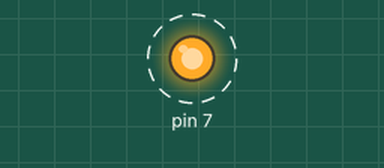
This sketch was run on a simulated Arduino Uno, built with avr-gcc and run on an emulated ATmega328P. Shown: output pins drawn as LEDs (lit = HIGH). Dashed ring = blinking.

Above: at 1.05 s.
Timing chart, 0 to 4.0 s (numbered marks = the images above):
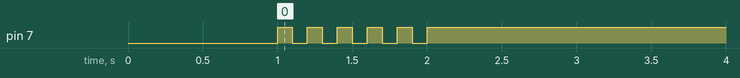

Measured:
- by itself, pin 7: alternates HIGH for 0.10 s and LOW for 0.10 s, 11 changes in all, then stays HIGH

The sketch:

05_practice_2.ino.ino
```cpp
void setup() {
  pinMode(7, OUTPUT);
  digitalWrite(7, 0);
delay(1000);
}

int i =1;

void loop(){
while(i<6)
  {digitalWrite(7, 1);
  delay(100);
  digitalWrite(7, 0);
  delay(100);
++i;
  }

digitalWrite(7, 1);
}
```
